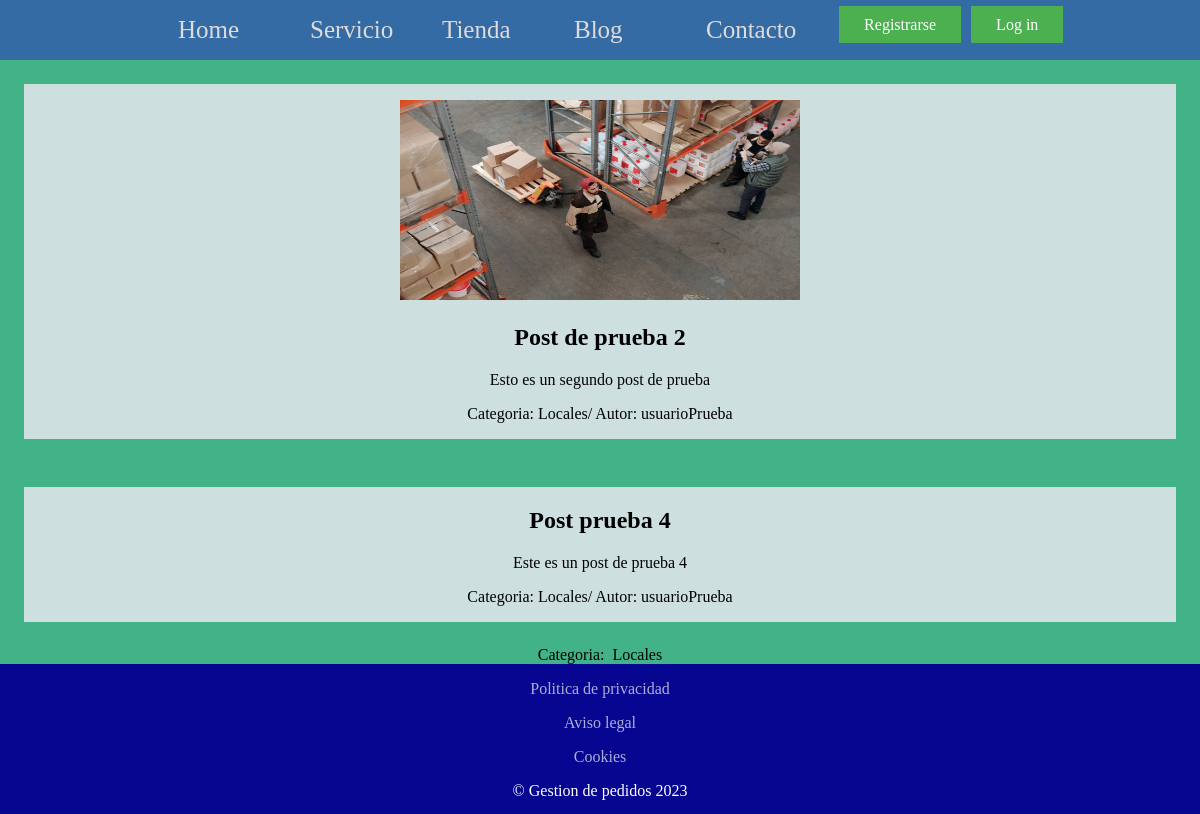
The page /blog/categoria/3/ on the database its author committed.
### blog/models.py (models this page shows)
class Post(models.Model):
    imagen = models.ImageField(upload_to='post',null=True, blank=True)
    titulo= models.CharField(max_length=50)
    contenido= models.TextField(max_length=200)
    autor = models.ForeignKey(User,on_delete=models.CASCADE)
    categoria= models.ManyToManyField(Categoria)
    class Meta:
        verbose_name='post'
        verbose_name_plural='posts'

class Categoria(models.Model):
    nombre = models.CharField(max_length=50)
    create = models.DateTimeField(auto_now_add=True)
    update = models.DateTimeField(auto_now_add=True)
    class Meta:
        verbose_name='categoria'
        verbose_name_plural='categorias'
    def __str__(self) -> str:
        return self.nombre

### blog/views.py (the view)
# urls.py: path('categoria/<categoria_id>/', views.Categorias, name='categoria'),
def Categorias(request,categoria_id):
    categoria=Categoria.objects.get(id=categoria_id)
    posts = Post.objects.filter(categoria=categoria)
    return render(request, 'categorias.html', {'categoria':categoria, 'posts':posts})

### carro/context_processors.py (called while the page is built)
def importeTotalCarro(request):
    carro=Carro(request)
    total=0
    for key, value in request.session['carro'].items():
        total = total+(float(value['precio']))
    return {'Importe_total':total}

### blog/Template/categorias.html
{%extends 'header/base.html'%}
{%load static %}
{%block content%}
<link rel="stylesheet" href="{%static 'styleBlog.css'%}">
<section class="contenedor">
    {% for post in posts%}
    <div class="content-list">
        <ul style="margin: 0; padding: 0;">
            {%if post.imagen%}
                <li><p style="color: black;"><img src="{{post.imagen.url}}" alt="" width="400px" height="200px"></p></li>
            {%endif%}
            <li><h2>{{post.titulo}}</h2></li>
            <li><p>{{post.contenido}}</p></li>
            <li><p>Categoria: {%for categoria in post.categoria.all%}{{categoria}}{%endfor%}/ Autor: {{post.autor}}</p></li>
        </ul>
    </div>
    {%endfor%}
    <div style="width: auto; margin: auto;">
        Categoria: &nbsp;<p style="margin: 0; display: inline;">{{categoria.nombre}}</p>
    </div>
</section>
{%endblock%}

### blog/static/styleBlog.css (style rules this page uses)
body { margin: 0%; padding: 0%; }
.contenedor { display: flex; flex-wrap: wrap; flex-direction: column; background: rgb(66, 178, 135); }
.content-list { margin: 2%; background: rgba(218, 228, 231, 0.912); width: auto; text-align: center; }
.content-list ul { margin: 0; list-style-type: none; }

### rows shown on the page
Post: imagen (picture), titulo "Post de prueba 2", contenido "Esto es un segundo post de prueba", autor "usuarioPrueba"
Categoria: nombre "Locales"
Post: titulo "Post prueba 4", contenido "Este es un post de prueba 4", autor "usuarioPrueba"
